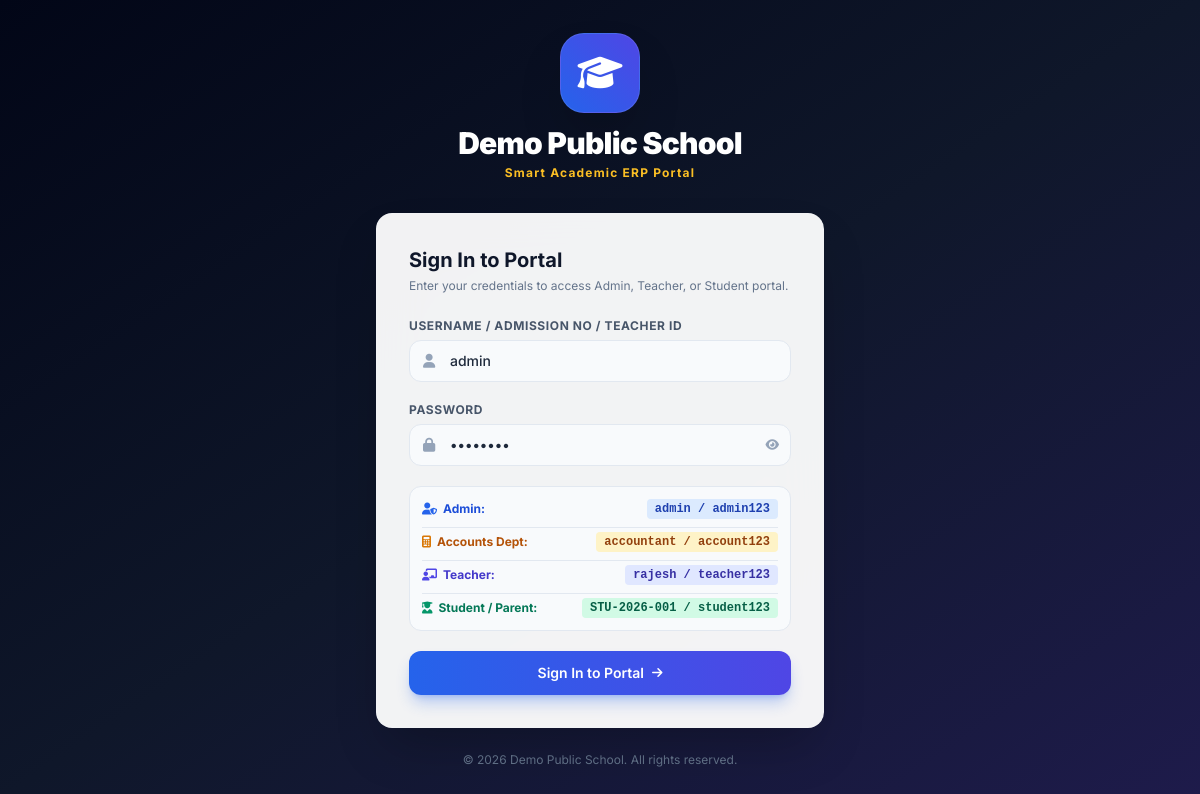
The page /login.php on the database its author committed.
### tables this page shows
CREATE TABLE `school_settings` (
  `id` INT AUTO_INCREMENT PRIMARY KEY,
  `setting_key` VARCHAR(100) NOT NULL UNIQUE,
  `setting_value` TEXT DEFAULT NULL,
  `updated_at` DATETIME DEFAULT CURRENT_TIMESTAMP ON UPDATE CURRENT_TIMESTAMP
);

### login.php (the view, shortened to what this page needs)
<?php
require_once __DIR__ . '/includes/auth.php';
?>
<!DOCTYPE html>
<html lang="en" class="h-full bg-slate-900">
<head>
    <script src="https://cdn.tailwindcss.com"></script>
    <link rel="stylesheet" href="https://cdnjs.cloudflare.com/ajax/libs/font-awesome/6.4.0/css/all.min.css">
</head>
<body class="h-full font-sans antialiased text-slate-800 bg-gradient-to-br from-slate-950 via-slate-900 to-indigo-950 flex items-center justify-center p-4">
    <div class="w-full max-w-md">
        <div class="text-center mb-8">
            <a href="index.php" class="inline-block mb-3 hover:scale-105 transition-transform">
                <?= render_school_brand_mark(
                    'w-24 h-24 mx-auto drop-shadow-[0_10px_25px_rgba(0,0,0,0.7)] object-contain',
                    'w-20 h-20 mx-auto rounded-3xl bg-gradient-to-tr from-blue-600 to-indigo-600 text-white flex items-center justify-center shadow-2xl border border-white/10',
                    'fa-solid fa-graduation-cap text-4xl'
                ) ?>
            </a>
            <h1 class="text-2xl sm:text-3xl font-black text-white tracking-tight"><?= e(get_school_name()) ?></h1>
            <p class="text-amber-400 text-xs font-bold tracking-widest mt-1"><?= e(get_school_tagline()) ?></p>
        </div>
        <div class="bg-white/95 backdrop-blur-xl rounded-2xl shadow-2xl p-6 sm:p-8 border border-slate-100/20">
            <div class="mb-6">
                <h2 class="text-xl font-bold text-slate-900">Sign In to Portal</h2>
                <p class="text-xs text-slate-500 mt-1">Enter your credentials to access Admin, Teacher, or Student portal.</p>
            </div>
            <form action="login.php" method="POST" class="space-y-5">
                <div>
                    <label for="username" class="block text-xs font-bold uppercase tracking-wider text-slate-600 mb-1.5">Username / Admission No / Teacher ID</label>
                    <div class="relative">
                        <div class="absolute inset-y-0 left-0 pl-3.5 flex items-center pointer-events-none text-slate-400">
                        </div>
                        <input type="text" id="username" name="username" required value="admin"
                            class="w-full pl-10 pr-4 py-2.5 bg-slate-50 border border-slate-200 rounded-xl text-sm font-medium text-slate-800 focus:bg-white focus:outline-none focus:ring-2 focus:ring-blue-500/20 focus:border-blue-600 transition-all placeholder-slate-400"
                            placeholder="Enter Username, Admission No, or ID">
                    </div>
                </div>
                <div>
                    <label for="password" class="block text-xs font-bold uppercase tracking-wider text-slate-600 mb-1.5">Password</label>
                    <div class="relative">
                        <div class="absolute inset-y-0 left-0 pl-3.5 flex items-center pointer-events-none text-slate-400">
                        </div>
                        <input type="password" id="password" name="password" required value="admin123"
                            class="w-full pl-10 pr-10 py-2.5 bg-slate-50 border border-slate-200 rounded-xl text-sm font-medium text-slate-800 focus:bg-white focus:outline-none focus:ring-2 focus:ring-blue-500/20 focus:border-blue-600 transition-all placeholder-slate-400"
                            placeholder="Enter password">
                        <button type="button" onclick="togglePasswordVisibility()" class="absolute inset-y-0 right-0 pr-3 flex items-center text-slate-400 hover:text-slate-600">
                            <i id="eye-icon" class="fa-solid fa-eye text-xs"></i>
                        </button>
                    </div>
                </div>
                <div class="p-3 bg-slate-50 border border-slate-200 rounded-xl space-y-2 text-xs text-slate-800">
                    <div class="flex items-center justify-between">
                        <span class="font-bold flex items-center space-x-1.5 text-blue-700">
                            <i class="fa-solid fa-user-shield text-blue-600"></i>
                            <span>Admin:</span>
                        </span>
                        <button type="button" onclick="setLogin('admin', 'admin123')" class="font-mono bg-blue-100 hover:bg-blue-200 px-2 py-0.5 rounded text-blue-800 font-bold transition-colors">
                            admin / admin123
                        </button>
                    </div>
                    <div class="flex items-center justify-between pt-1 border-t border-slate-200">
                        <span class="font-bold flex items-center space-x-1.5 text-amber-700">
                            <i class="fa-solid fa-calculator text-amber-600"></i>
                            <span>Accounts Dept:</span>
                        </span>
                        <button type="button" onclick="setLogin('accountant', 'account123')" class="font-mono bg-amber-100 hover:bg-amber-200 px-2 py-0.5 rounded text-amber-800 font-bold transition-colors">
                            accountant / account123
                        </button>
                    </div>
                    <div class="flex items-center justify-between pt-1 border-t border-slate-200">
                        <span class="font-bold flex items-center space-x-1.5 text-indigo-700">
                            <i class="fa-solid fa-chalkboard-user text-indigo-600"></i>
                            <span>Teacher:</span>
                        </span>
                        <button type="button" onclick="setLogin('rajesh', 'teacher123')" class="font-mono bg-indigo-100 hover:bg-indigo-200 px-2 py-0.5 rounded text-indigo-800 font-bold transition-colors">
                            rajesh / teacher123
                        </button>
                    </div>
                    <div class="flex items-center justify-between pt-1 border-t border-slate-200">
                        <span class="font-bold flex items-center space-x-1.5 text-emerald-700">
                            <i class="fa-solid fa-user-graduate text-emerald-600"></i>
                            <span>Student / Parent:</span>
                        </span>
                        <button type="button" onclick="setLogin('STU-2026-001', 'student123')" class="font-mono bg-emerald-100 hover:bg-emerald-200 px-2 py-0.5 rounded text-emerald-800 font-bold transition-colors">
                            STU-2026-001 / student123
                        </button>
                    </div>
                </div>
                <button type="submit" class="w-full py-3 px-4 bg-gradient-to-r from-blue-600 to-indigo-600 hover:from-blue-700 hover:to-indigo-700 text-white font-semibold rounded-xl shadow-lg shadow-blue-600/30 hover:shadow-blue-600/50 transition-all duration-200 flex items-center justify-center space-x-2 text-sm">
                    <span>Sign In to Portal</span>
                    <i class="fa-solid fa-arrow-right text-xs"></i>
                </button>
            </form>
        </div>
        <p class="text-center text-xs text-slate-500 mt-6">&copy; <?= date('Y') ?> <?= e(get_school_name()) ?>. All rights reserved.</p>
    </div>
</body>
</html>

### rows shown on the page
school_settings: setting_value "Demo Public School"
school_settings: setting_value "Smart Academic ERP Portal"
